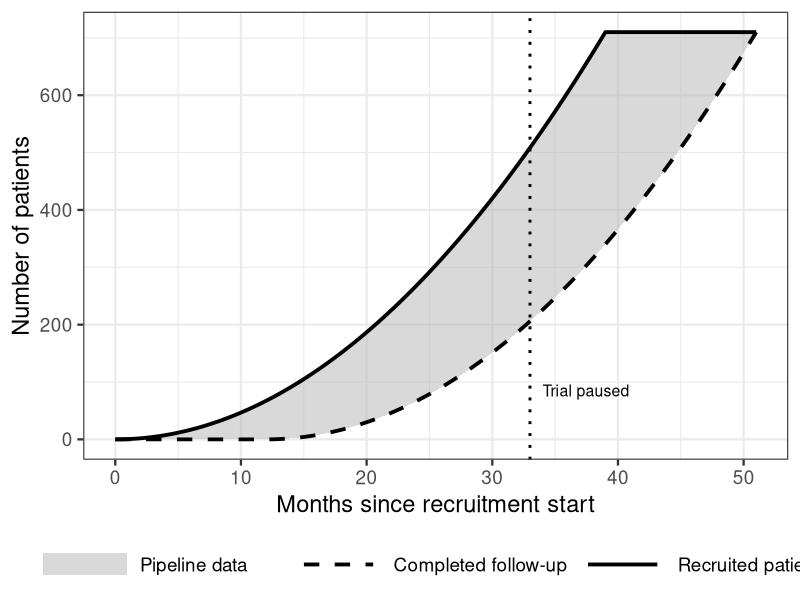

Recreate this plot in R.
library(ggplot2)

# Figure 6: Illustration of pipeline data in the DISC trial ---------------
#
# This figure provides a simplified illustration of how pipeline data may
# emerge in the DISC trial due to the delay between patient recruitment and
# completion of the 12-month follow-up. The recruitment trajectory is
# illustrative and does not represent the actual recruitment history of the
# trial.


# Parameters --------------------------------------------------------------

n_total <- 710
recruitment_months <- 39
follow_up_months <- 12
pause_month <- 33


# Recruitment and follow-up ----------------------------------------------

# Time from start of recruitment until completion of final follow-up
time <- seq(
  0,
  recruitment_months + follow_up_months,
  by = 0.1
)

# Illustrative recruitment curve with slow initial recruitment
# followed by acceleration
recruitment_curve <- function(time) {
  pmin(
    n_total,
    n_total * (time / recruitment_months)^2
  )
}

# Cumulative number of recruited patients
recruited <- ifelse(
  time <= recruitment_months,
  recruitment_curve(time),
  n_total
)

# Cumulative number of patients with completed 12-month follow-up
completed_fu <- ifelse(
  time <= follow_up_months,
  0,
  recruitment_curve(
    pmin(time - follow_up_months, recruitment_months)
  )
)

# Patients recruited but without completed 12-month follow-up
pipeline <- recruited - completed_fu

plot_data <- data.frame(
  month = time,
  recruited = recruited,
  completed_fu = completed_fu,
  pipeline = pipeline
)


# Figure 6 ----------------------------------------------------------------

fig6 <- ggplot(plot_data, aes(x = month)) +
  
  # Patients in the follow-up pipeline
  geom_ribbon(
    aes(
      ymin = completed_fu,
      ymax = recruited,
      fill = "Pipeline data"
    ),
    alpha = 0.5
  ) +
  
  # Cumulative recruitment
  geom_line(
    aes(
      y = recruited,
      color = "Recruited patients",
      linetype = "Recruited patients"
    ),
    linewidth = 1.3
  ) +
  
  # Completed follow-up
  geom_line(
    aes(
      y = completed_fu,
      color = "Completed follow-up",
      linetype = "Completed follow-up"
    ),
    linewidth = 1.3
  ) +
  
  # Illustrative trial pause
  geom_vline(
    xintercept = pause_month,
    aes(color = "Trial pause"),
    linetype = "dotted",
    linewidth = 1
  ) +
  
  annotate(
    "text",
    x = pause_month + 1,
    y = 0.12 * n_total,
    label = "Trial paused",
    hjust = 0,
    size = 4
  ) +
  
  labs(
    x = "Months since recruitment start",
    y = "Number of patients"
  ) +
  
  scale_color_manual(
    name = NULL,
    values = c(
      "Recruited patients" = "black",
      "Completed follow-up" = "black",
      "Trial pause" = "red3"
    )
  ) +
  
  scale_linetype_manual(
    name = NULL,
    values = c(
      "Recruited patients" = "solid",
      "Completed follow-up" = "dashed"
    )
  ) +
  
  scale_fill_manual(
    name = NULL,
    values = c(
      "Pipeline data" = "grey70"
    )
  ) +
  
  guides(
    fill = guide_legend(order = 1, nrow = 1),
    color = guide_legend(order = 2, nrow = 1),
    linetype = guide_legend(order = 2, nrow = 1)
  ) +
  
  theme_bw(base_size = 17) +
  theme(
    legend.position = "bottom",
    legend.box = "horizontal",
    legend.key.width = grid::unit(2.2, "cm"),
    legend.spacing.x = grid::unit(0.6, "cm")
  )
